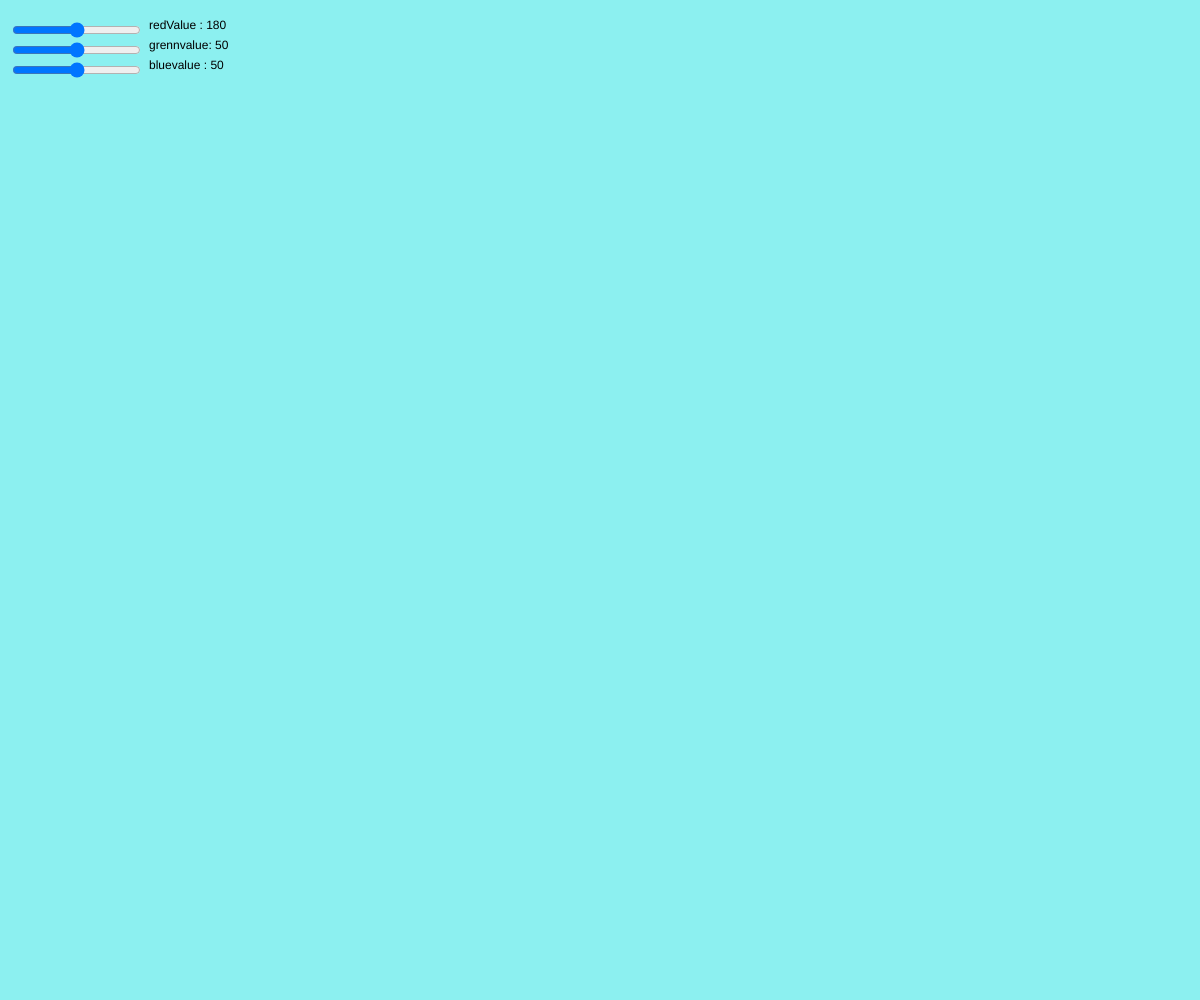
Frame 1 (no input)
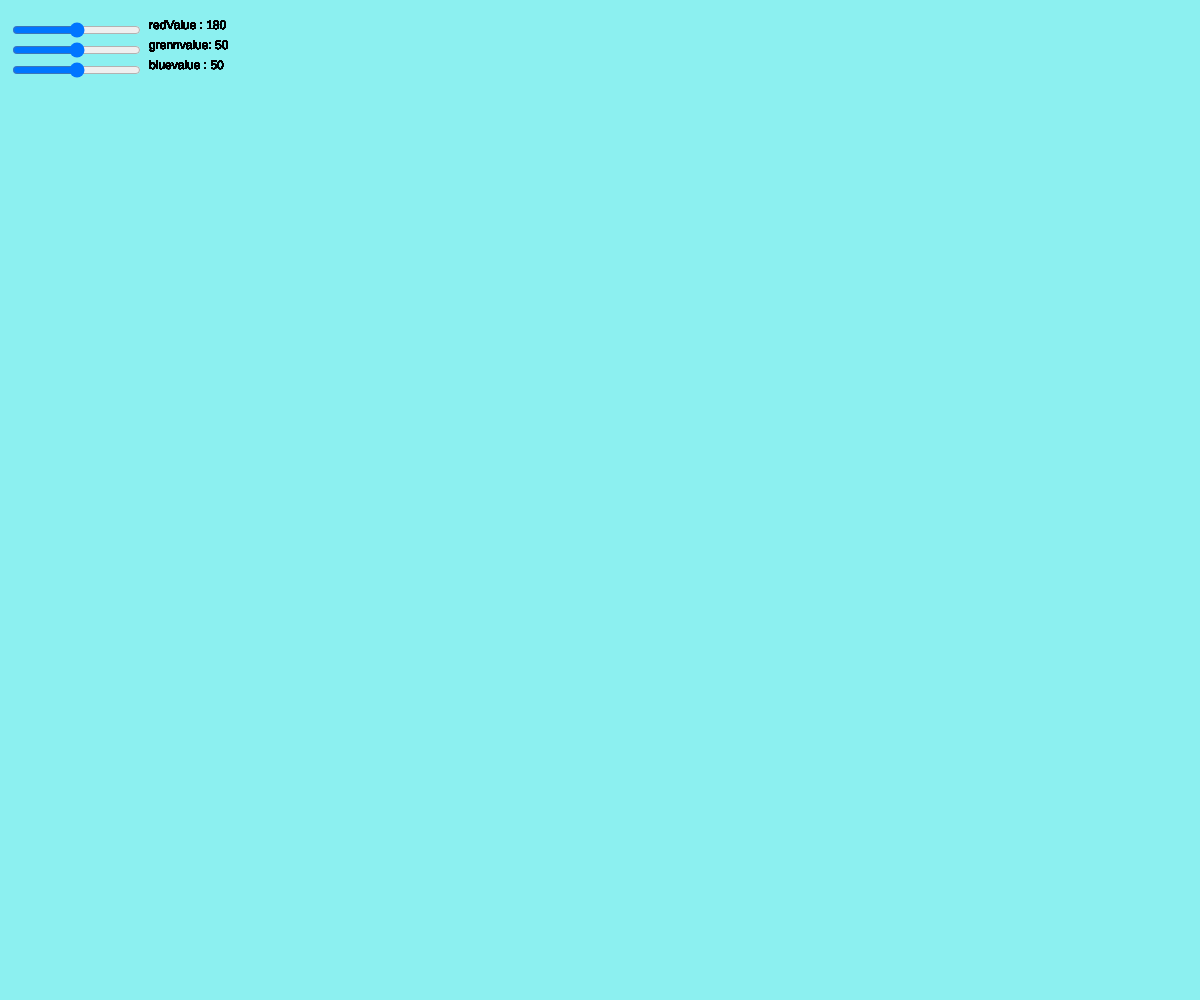
Frame 60 (no input)
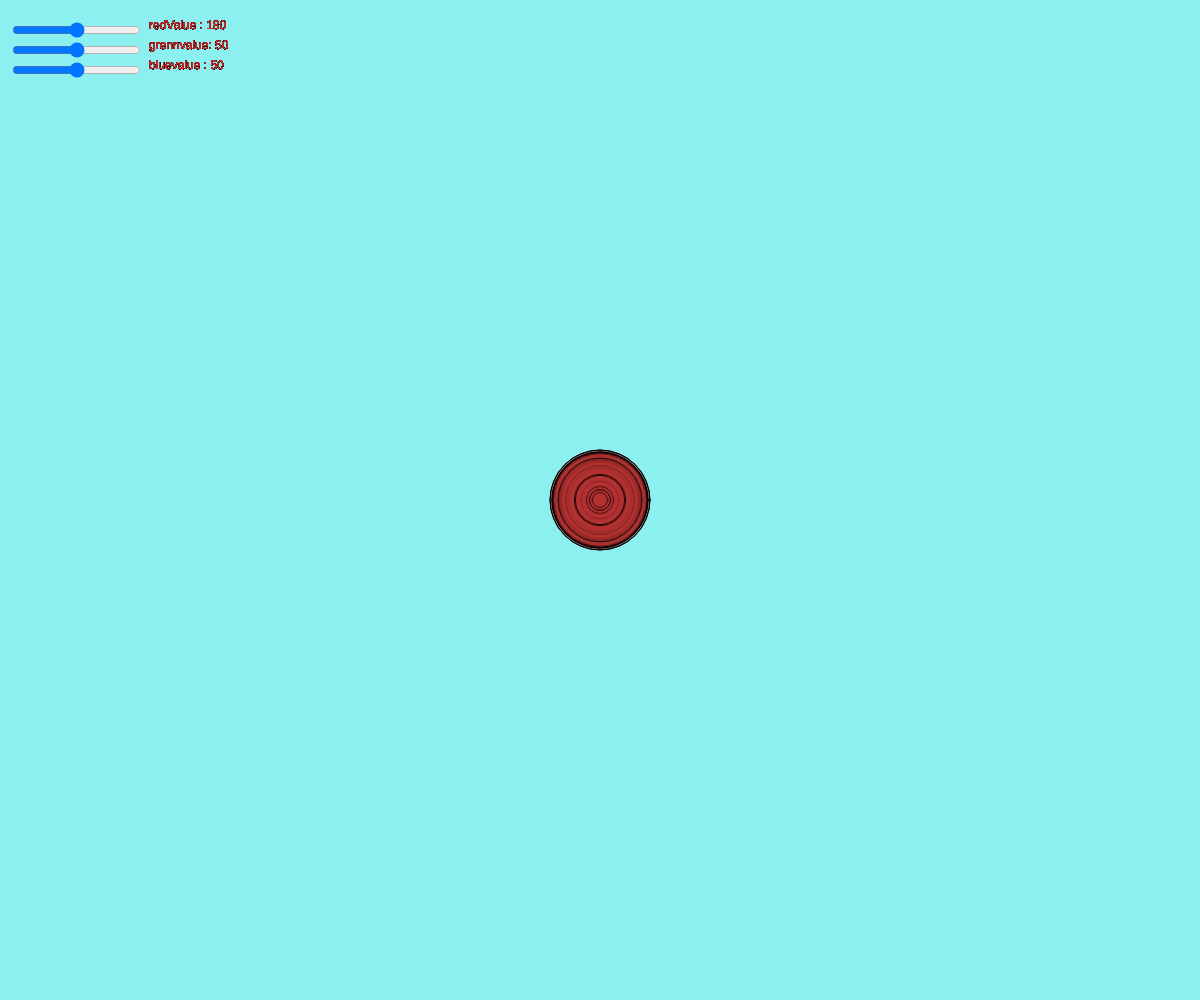
Frame 120 (the mouse pressed at the canvas centre since frame 60)

The p5.js sketch that drew these frames (run headless with seeded random() and noise() and a simulated clock; from frame 60 on, the mouse is pressed at the canvas centre):

// p5.js sketch
// ── sketch.js
function setup() {
  createCanvas(windowWidth, windowHeight);
  background(140,240,240);
   // create the sliders
   ySlide = createSlider(0, 360, 180); // low val, high val, default
   hSlide = createSlider(0, 100, 50);
   pSlide = createSlider(0, 100, 50);
 
   // position the sliders
   ySlide.position(10, 20);
   hSlide.position(10, 40);
   pSlide.position(10, 60);
}
//make varaibles
let a;
let b;
let x;
let y;
let h;
let p;
let t;

function draw() {
  //define varavibe
  a =mouseX;
  b =mouseY;
  x = random(10,100);
  textAlign(LEFT, TOP);
  text('redValue : ' + ySlide.value(), 20 + ySlide.width, 20);
  text('grennvalue: ' + hSlide.value(), 20 + hSlide.width, 40);
  text('bluevalue : ' + pSlide.value(), 20 + pSlide.width, 60);
   // read the value of the slider and store it in a variable
  y = ySlide.value();
  h = hSlide.value();
  p = pSlide.value();
 
  t = random(50,100);
  //draw when key is press
  if(mouseIsPressed){
    fill(y,h,p,t);
    circle(a,b,x);
  }
}
